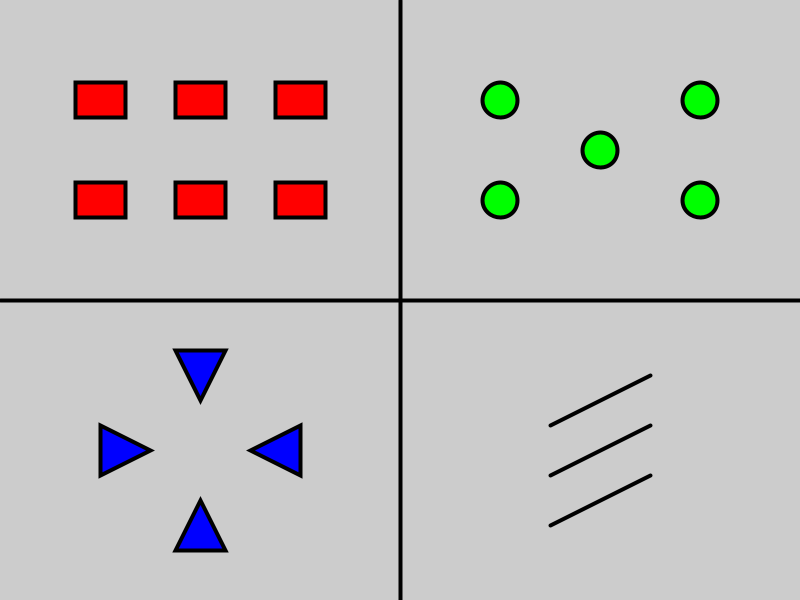
Frame 1 (no input)
Frame 60 (the mouse pressed at the canvas centre just before this capture): identical to frame 1, image omitted
Frame 120 (the mouse held since frame 60 and released just before this capture): identical to frame 1, image omitted

The Processing sketch that drew this single still picture (run headless with seeded random() and noise(); from frame 60 on, the mouse is pressed at the canvas centre):

// Processing sketch: HomeWorkPart1PossibleSolution
// ── HomeWorkPart1PossibleSolution.pde
int redVal = 255; //rectangles
int greenVal = 255; //circles
int blueVal = 255; //triangles

int rectW = 50;
int rectH = 35;

void setup() {
  size(800, 600);

  strokeWeight(4);
  line(width/2, 0, width/2, height);

  line(0, height/2, width, height/2);

  //rectangle pattern
  rectMode(CENTER);
  fill(redVal, 0, 0);
  rect(100, 100, rectW, rectH);
  rect(300, 100, rectW, rectH);
  rect(200, 100, rectW, rectH);
  rect(200, 200, rectW, rectH);
  rect(100, 200, rectW, rectH);
  rect(300, 200, rectW, rectH);

  //circle pattern
  fill(0, greenVal, 0);
  circle(500, 100, 35);
  circle(700, 100, 35);
  circle(600, 150, 35);
  circle(500, 200, 35);
  circle(700, 200, 35);

  //triangle pattern
  fill(0, 0, blueVal);
  triangle(175, 350, 200, 400, 225, 350);
  triangle(175, 550, 200, 500, 225, 550);
  triangle(100, 425, 150, 450, 100, 475);
  triangle(300, 425, 250, 450, 300, 475);

  //line pattern
  line(550, 425, 650, 375);
  line(550, 475, 650, 425);
  line(550, 525, 650, 475);
}

void mousePressed() {
  save("inClass_2.jpg");
}

void draw() {
}
